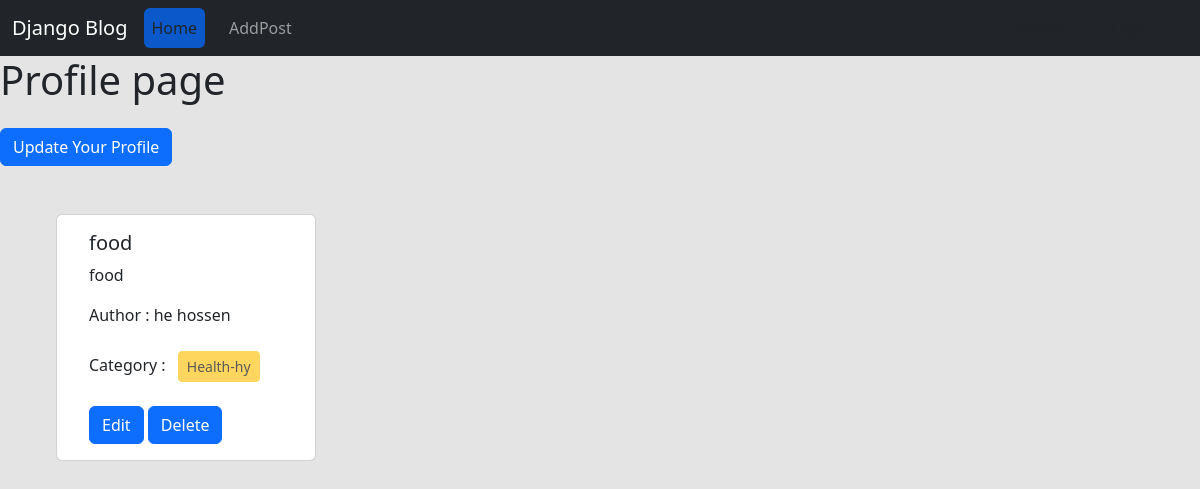
Screenshot of /author/profile/ (signed in) with the database file from the repository.
### posts/models.py (models this page shows, shortened)
class Post(models.Model):
    title = models.CharField(max_length=50)
    content = models.TextField()
    category = models.ManyToManyField(Category)
    author = models.ForeignKey(User, on_delete=models.CASCADE) #one to many relationship

### catagories/models.py (models this page shows, shortened)
class Category(models.Model):
    name = models.CharField(max_length=100)
    slug = models.SlugField(max_length=100, unique=True, null=True, blank=True)

### author/views.py (the view)
# urls.py: path('profile/', views.profile, name = 'profile'),
@login_required
def profile(request):
    data = Post.objects.filter(author = request.user)
    return render(request, 'profile.html', {'data' : data})

### author/templates/profile.html
{% extends 'base.html' %} {% load crispy_forms_tags %} {% block content %}
<h1>Profile page</h1>
<div>
  <a class="btn btn-primary mt-3" href="{% url 'edit_profile'%}">
    Update Your Profile
  </a>
</div>
<div class="d-flex flex-wrap justipy-content-center px-5 py-5">
  {% for post in data %}
  <div class="col-sm-3">
    <div class="card mx-2">
      <div class="card-body ms-3">
        <h5 class="card-title">{{post.title}}</h5>
        <p class="card-text">{{post.content}}</p>
        <p class="card-text">
          Author : {{post.author.first_name}} {{post.author.last_name}}
        </p>
        <p class="card-text">
          Category : {% for cat in post.category.all%}
          <button class="btn btn-warning btn-sm m-2" disabled>
            {{cat.name}}
          </button>
          {% endfor %}
        </p>
        <a href="{% url 'edit_post' post.id %}" class="btn btn-primary">Edit</a>
        <a href="{% url 'delete_post' post.id %}" class="btn btn-primary"
          >Delete</a
        >
      </div>
    </div>
  </div>
  {% endfor %}
</div>
{% endblock %}

### rows the page displays
Post: title "food", content "food", author.first_name "he", author.last_name "hossen"
Category: name "Health-hy"
